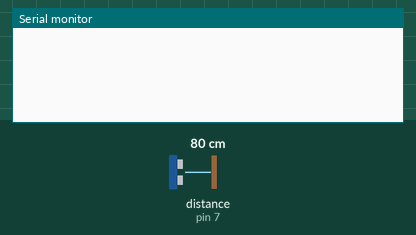
Recording of a sketch running on a simulated Arduino Uno, built with avr-gcc and run on an emulated ATmega328P. Parts: the last lines printed to the serial monitor. The test bench sets the inputs (shaded band); at power-on: distance to the obstacle (sensor on pin 7) 80 cm. The echo pulse lasts 58.3 µs per cm.

Above: at 1.2 s.
1.3 s: distance to the obstacle (sensor on pin 7) set to 2 cm
At 2.3 s:
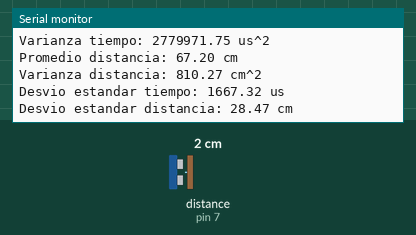
2.9 s: distance to the obstacle (sensor on pin 7) set to 4 cm
At 4.0 s:
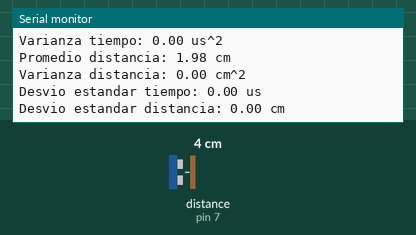
Timing chart, 0 to 5.9 s (numbered marks = the images above; inputs shaded):
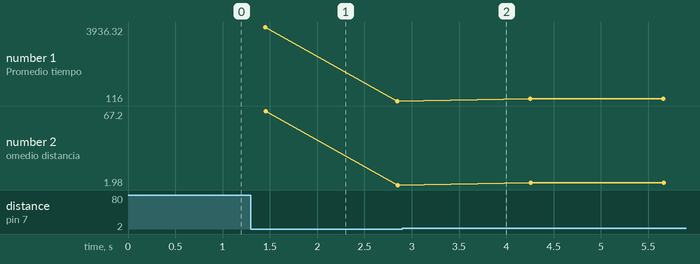

Measured:
- after the input at 1.3 s, the serial monitor: prints a new line after 0.15 s (image 1)
- plotted number 1: 116 → 233 after the input at 2.9 s
- plotted number 2: 1.98 → 3.98 after the input at 2.9 s

The sketch:

sensor.ino
```cpp
#include <NewPing.h>

#define TRIGGER_PIN 6
#define ECHO_PIN 7
#define MAX_DISTANCE 400  //cm

const float tiempo_1cm = 29.287;         //us
const unsigned long T_MUESTREO = 20000;  //20ms=50 Hz

NewPing sonar(TRIGGER_PIN, ECHO_PIN, MAX_DISTANCE);

void setup() {
  Serial.begin(115200);
}


// void loop() {
//   //COMPARO EL TIEMPO DE VUELO DE LA MEDICION CON EL TIEMPO DE
//   //PROCESAMINTO DEL DATO
//   unsigned long ti_med = micros();
//   unsigned int medicion_cruda = sonar.ping(MAX_DISTANCE);
//   unsigned long tf_med = micros();
//   Serial.print("Tiempo medicion: ");
//   Serial.print((tf_med - ti_med) );
//   Serial.println(" us");
//   Serial.print("Distancia: ");
//   Serial.print(medicion_cruda);
//   Serial.println(" us");
//   Serial.println((tf_med - ti_med)-medicion_cruda);
//   delay(1000);
// }

void loop() {

  float suma_tiempo = 0;
  float suma_distancia = 0;
  const int muestras = 150;
  float tiempos[muestras];
  float distancias[muestras];

  for (int i = 0; i < muestras; i++) {
    unsigned int medicion_cruda = sonar.ping(MAX_DISTANCE);
    tiempos[i] = medicion_cruda;
    suma_tiempo = suma_tiempo + medicion_cruda;
    float distancia = medicion_cruda / 2.0 / tiempo_1cm;
    distancias[i] = distancia;
    suma_distancia = suma_distancia + distancia;
    delay(5);
  }

  float promedio_tiempo = suma_tiempo / muestras;
  float promedio_distancia = suma_distancia / muestras;


  float suma_var_tiempo = 0;
  float suma_var_distancia = 0;

  for (int i = 0; i < muestras; i++) {
    suma_var_tiempo =suma_var_tiempo + (tiempos[i] - promedio_tiempo) *(tiempos[i] - promedio_tiempo);
    suma_var_distancia =suma_var_distancia + (distancias[i] - promedio_distancia) *(distancias[i] - promedio_distancia);
  }

  float varianza_tiempo = suma_var_tiempo / muestras;
  float varianza_distancia = suma_var_distancia / muestras;

  Serial.print("Promedio tiempo: ");
  Serial.print(promedio_tiempo);
  Serial.println(" us");
  Serial.print("Varianza tiempo: ");
  Serial.print(varianza_tiempo);
  Serial.println(" us^2");
  Serial.print("Promedio distancia: ");
  Serial.print(promedio_distancia);
  Serial.println(" cm");
  Serial.print("Varianza distancia: ");
  Serial.print(varianza_distancia);
  Serial.println(" cm^2");
  Serial.print("Desvio estandar tiempo: ");
  Serial.print(sqrt(varianza_tiempo));
  Serial.println(" us");
  Serial.print("Desvio estandar distancia: ");
  Serial.print(sqrt(varianza_distancia));
  Serial.println(" cm");
  delay(500);
}
```
